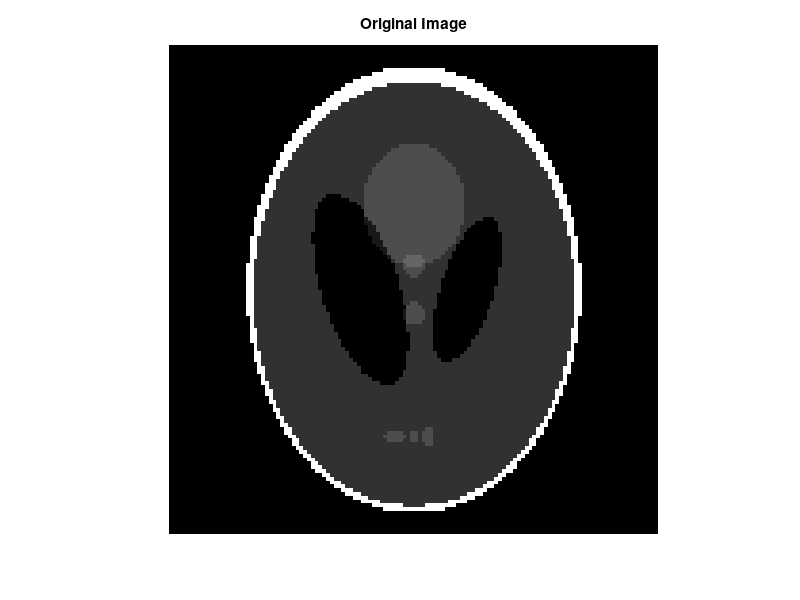

Source code (MATLAB): (Note: this script raises an error after producing the figure.)
% A = load('../data/assignmentSegmentBrain.mat');
% orig_img = A.imageData;

% rand('seed', 1);

orig_imgg = zeros(128,128,5);

lim=5;

orig_imgg(:,:,1) = phantom(128);
orig_imgg(:,:,2) = imnoise(phantom(128), 'gaussian', 0, 0.0001);
orig_imgg(:,:,3) = imnoise(phantom(128), 'gaussian', 0, 0.0005);
orig_imgg(:,:,4) = imnoise(phantom(128), 'gaussian', 0, 0.0025);
orig_imgg(:,:,5) = imnoise(phantom(128), 'gaussian', 0, 0.01);

% orig_img1 = imread('../data/fruit.png');
% orig_img2=rgb2gray(orig_img1);
% orig_img=double(orig_img2)./255;

    % orig_img = [0.25 0.45 0.75 0.9; 0.45 0.34 0.56 0.32; 0.23 0.95 0.13 0.56; 0.11 0.06 0.65 0.43];

for ii=1:lim
    orig_img = orig_imgg(:,:,ii);
    imshow(orig_img);
    title('Original Image');
    % figure;
    size1 = size(orig_img, 1);
    size2 = size(orig_img, 2);

    num_sgmnt = 5;

    % list_algo = ['k_means', 'fuzzy_C_means', 'EM', 'minCut'];
    
    num_algo = 4;
    
    list_algo = cell(num_algo,1);
    
    list_algo{1} = ['k-means'];
    list_algo{2} = ['FCM'];
    list_algo{3} = ['EM'];
    list_algo{4} = ['minCut'];
    

    labels = zeros(size1, size2, num_sgmnt, num_algo);

    display('Iamhere1');
    labels(:,:,:,1) = k_means(orig_img, num_sgmnt);
    display('Iamhere2');
    labels(:,:,:,2) = fuzzy_C_means(orig_img, num_sgmnt);
    display('Iamhere3');
    labels(:,:,:,3) = EM(orig_img, num_sgmnt);
    display('Iamhere4');
    labels(:,:,:,4) = minCut(orig_img, num_sgmnt);
    display('Iamhere5');
%     labels(:,:,:,1) = genetic(orig_img, num_sgmnt);

    for i=1:num_algo
        figure;
        for j=1:num_sgmnt
            subplot(1,num_sgmnt,j);
            imshow(labels(:,:,j,i));
            xlabel(['Segment ', num2str(j)]);
            title(['Algo:- ',list_algo{i}]);
            ax = gca;
            ax.FontSize = 7;
        end
    end

    silhouette_val = zeros(num_algo, 1);
    for i=1:num_algo
        silhouette_val(i)=silhouette(labels(:,:,:,i), orig_img);
    end
    
    figure;
    stem(silhouette_val);
    set(gca,'xtick',1:num_algo,'xticklabel',list_algo);
    xlabel('Different Algorithms');
    ylabel('Silhoutte values');
    axis([0 num_algo+1 0 1]);
    axis 'auto y';
    figure;
end